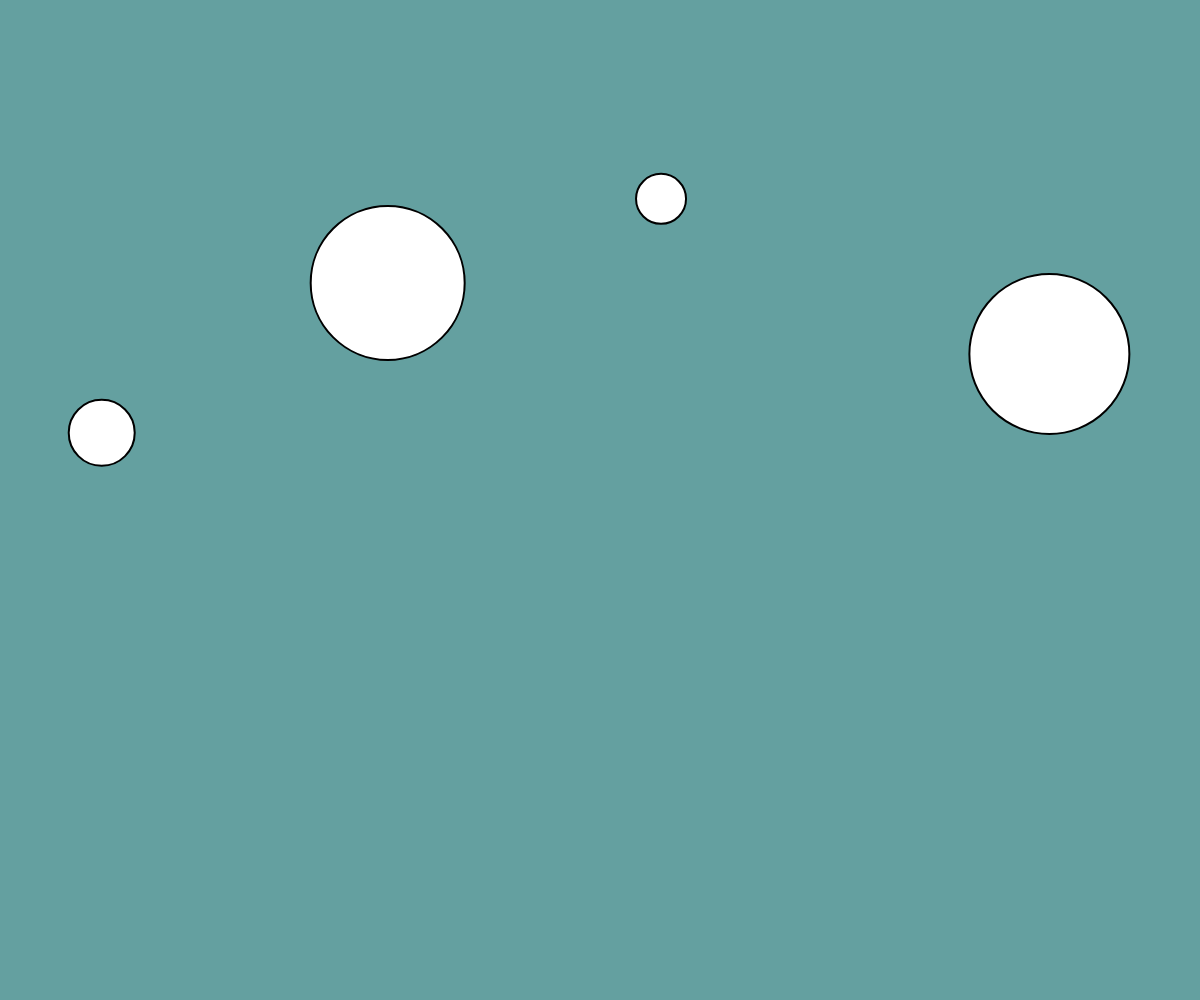
Frame 1 (no input)
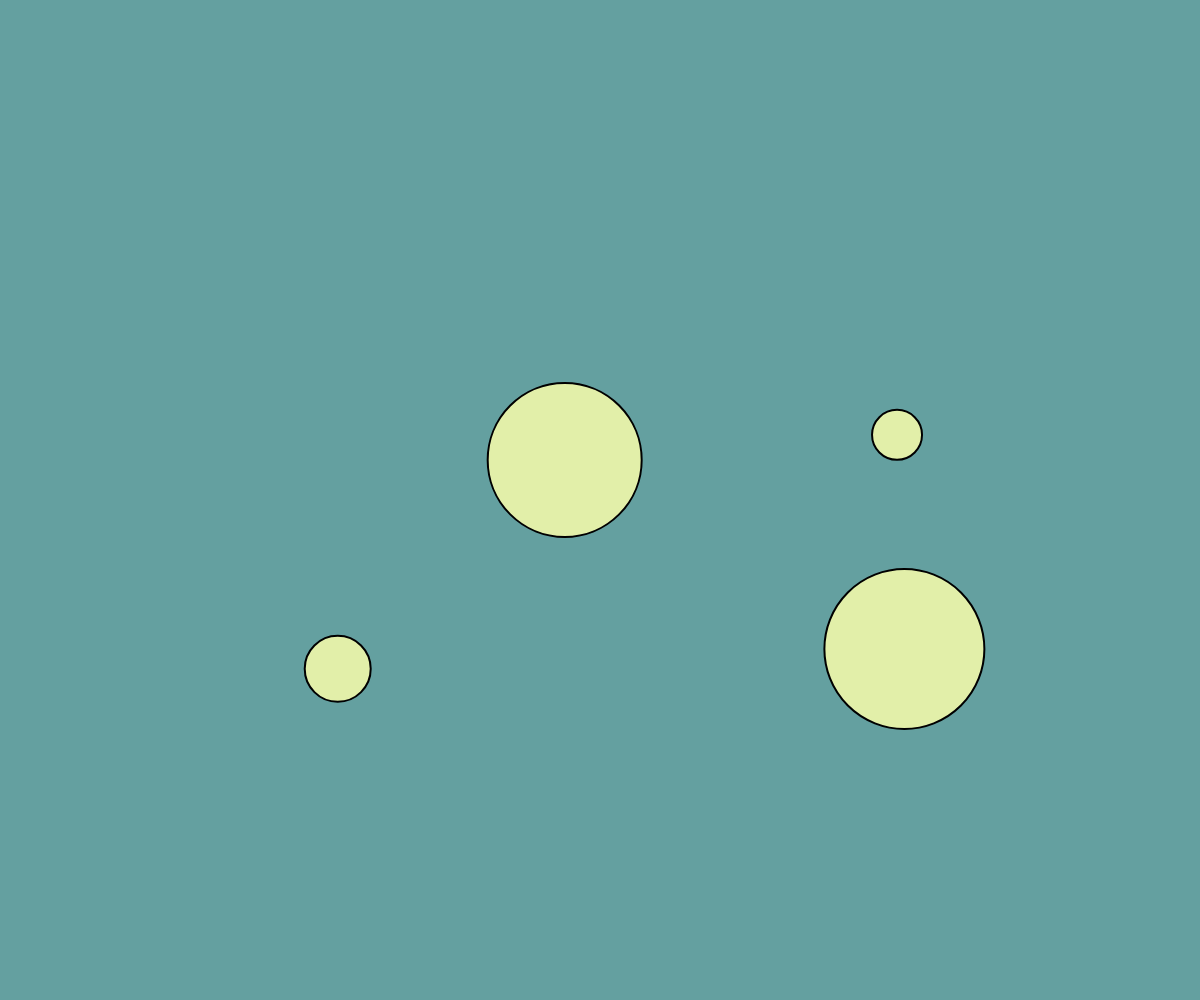
Frame 60 (no input)
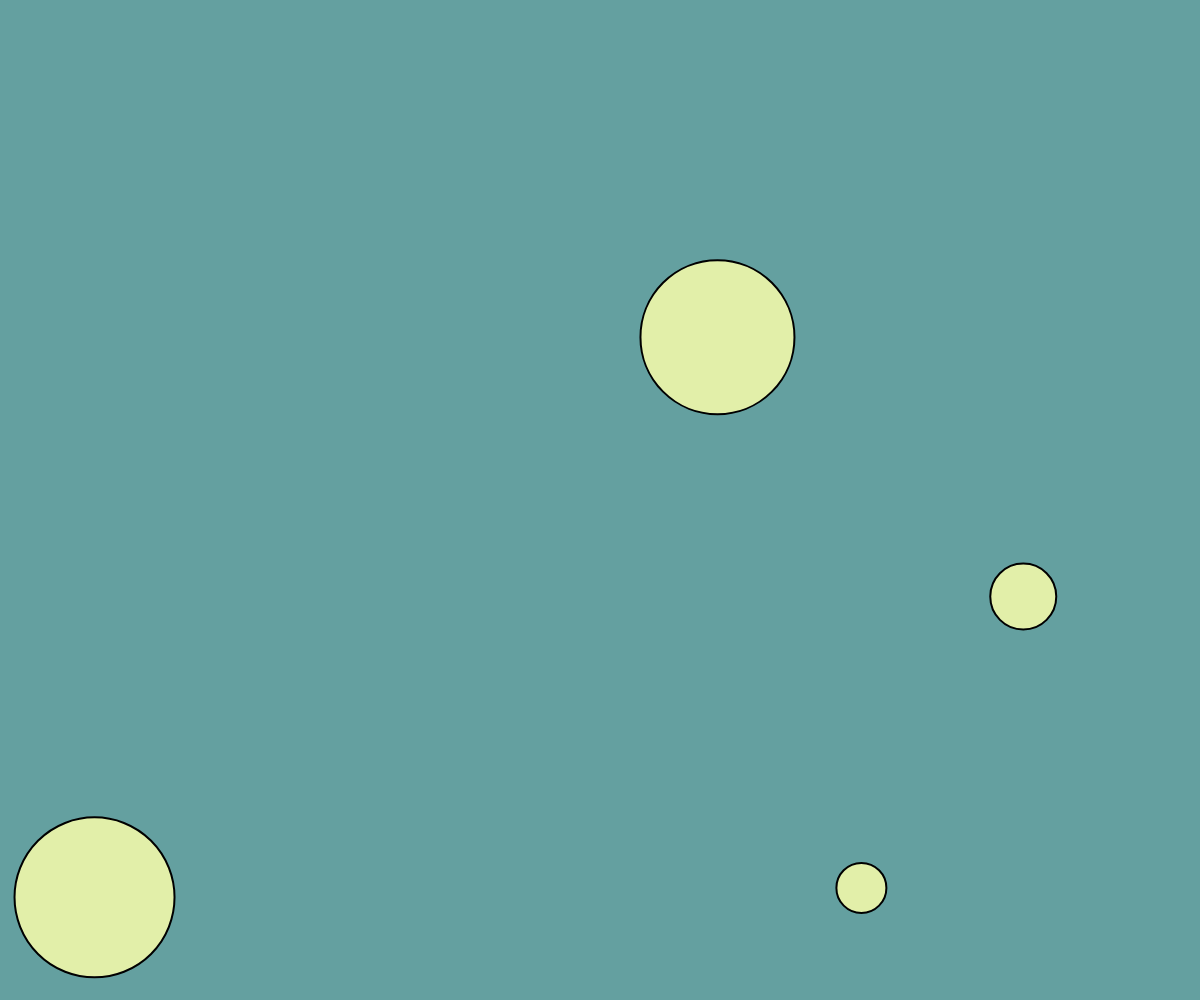
Frame 120 (the mouse pressed at the canvas centre since frame 60)

The p5.js sketch that drew these frames (run headless with seeded random() and noise() and a simulated clock; from frame 60 on, the mouse is pressed at the canvas centre):

// p5.js sketch
// ── sketch.js
/*let ball = {
  x: 0,  //random(50, width - ball.radius),
  y: 0,  //random(50, height - ball.radius),
//intitialization with library functions doesn't work
  radius: 30,
  x_dir: 1,
  y_dir: 1,
  x_rate: 5,
  y_rate: 5
};*/

let ball = [];
let n = 4; //number of balls

function setup() {
  createCanvas(windowWidth, windowHeight);
  //background(100, 160, 160);
  //noStroke();
  for (let i = 0; i < n; i++)
    ball[i] = new bounce(floor(random(20, 100)), floor(random(3, 7)));
}

function draw() {
  background(100, 160, 160);
  for (let i = 0; i < n; i++) {
    ball[i].disp();
    ball[i].move();
  }
  //ball[2].colour.call(ball[2]);
}



function mousePressed() {
  for (let i = 0; i < n; i++) {
    ball[i].p.x = random(ball[i].radius, width - ball[i].radius);
    ball[i].p.y = random(ball[i].radius, height - ball[i].radius);
    //fill(random(0, 255), random(0, 255), random(0, 255));
  }
}
// ── class_bounce.js
class bounce {
  r = random(100, 255);
  g = random(100, 255);
  b = random(100, 255);

  constructor(radius, speed) {
    this.radius = radius;
    this.p = createVector(random(this.radius, width - this.radius),
      random(this.radius, height - this.radius));
    this.speed = speed;
    this.x_dir = 1;
    this.y_dir = 1;
    /*this.r = random(100, 255);
    this.g = random(100, 255);
    this.b = random(100, 255);*/
  }

  disp() {
    strokeWeight(2);
    //fill(this.r, this.g, this.b);
    circle(this.p.x, this.p.y, 2 * this.radius);
  }

  move() {
    if (this.p.x > (width - this.radius) || this.p.x < this.radius) {
      this.x_dir *= -1;
      //fill(random(255), random(255), random(255));
      //fill(this.r, this.g, this.b);
      //this.colour.apply(this);
      //this.colour();
      this.shake();
      fill(this.r, this.g, this.b);
    }

    if (this.p.y > (height - this.radius) || this.p.y < this.radius) {
      this.y_dir *= -1;
      //fill(random(255), random(255), random(255));
    }

    this.p.x = this.p.x + this.speed * this.x_dir;
    this.p.y = this.p.y + this.speed * this.y_dir;

  }

  colour() {
    fill(random(255), random(255), random(255));
  }

  shake() {
    this.r = random(100, 255);
    this.g = random(100, 255);
    this.b = random(100, 255);
  }
}
